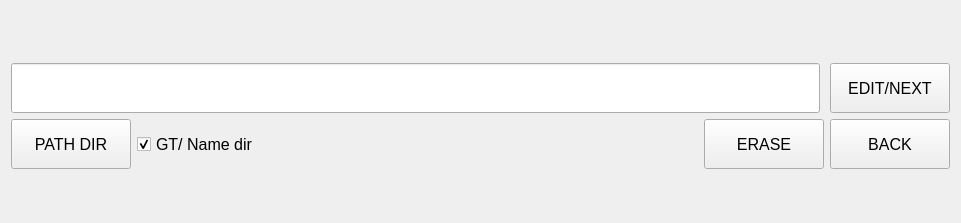
<?xml version="1.0" encoding="UTF-8"?>
<ui version="4.0">
 <class>Form_check_gt</class>
 <widget class="QWidget" name="Form_check_gt">
  <property name="geometry">
   <rect>
    <x>0</x>
    <y>0</y>
    <width>961</width>
    <height>223</height>
   </rect>
  </property>
  <property name="font">
   <font>
    <pointsize>12</pointsize>
   </font>
  </property>
  <property name="windowTitle">
   <string>CNX TOOL</string>
  </property>
  <layout class="QVBoxLayout" name="verticalLayout">
   <item>
    <widget class="QLabel" name="lb_img">
     <property name="font">
      <font>
       <pointsize>14</pointsize>
      </font>
     </property>
     <property name="autoFillBackground">
      <bool>true</bool>
     </property>
     <property name="text">
      <string/>
     </property>
     <property name="scaledContents">
      <bool>true</bool>
     </property>
    </widget>
   </item>
   <item>
    <widget class="QLabel" name="lb_path">
     <property name="text">
      <string/>
     </property>
    </widget>
   </item>
   <item>
    <layout class="QHBoxLayout" name="horizontalLayout">
     <item>
      <widget class="QLineEdit" name="line_edit">
       <property name="minimumSize">
        <size>
         <width>809</width>
         <height>50</height>
        </size>
       </property>
       <property name="font">
        <font>
         <pointsize>14</pointsize>
        </font>
       </property>
      </widget>
     </item>
     <item>
      <spacer name="horizontalSpacer">
       <property name="orientation">
        <enum>Qt::Horizontal</enum>
       </property>
       <property name="sizeType">
        <enum>QSizePolicy::Preferred</enum>
       </property>
       <property name="sizeHint" stdset="0">
        <size>
         <width>40</width>
         <height>20</height>
        </size>
       </property>
      </spacer>
     </item>
     <item>
      <widget class="QPushButton" name="pb_edit">
       <property name="minimumSize">
        <size>
         <width>120</width>
         <height>50</height>
        </size>
       </property>
       <property name="text">
        <string>EDIT/NEXT</string>
       </property>
      </widget>
     </item>
    </layout>
   </item>
   <item>
    <layout class="QHBoxLayout" name="horizontalLayout_2">
     <item>
      <widget class="QPushButton" name="pb_pathdir">
       <property name="minimumSize">
        <size>
         <width>120</width>
         <height>50</height>
        </size>
       </property>
       <property name="text">
        <string>PATH DIR</string>
       </property>
      </widget>
     </item>
     <item>
      <widget class="QCheckBox" name="cb_mode">
       <property name="minimumSize">
        <size>
         <width>167</width>
         <height>50</height>
        </size>
       </property>
       <property name="text">
        <string>GT/ Name dir</string>
       </property>
       <property name="checked">
        <bool>true</bool>
       </property>
      </widget>
     </item>
     <item>
      <spacer name="horizontalSpacer_2">
       <property name="orientation">
        <enum>Qt::Horizontal</enum>
       </property>
       <property name="sizeHint" stdset="0">
        <size>
         <width>40</width>
         <height>20</height>
        </size>
       </property>
      </spacer>
     </item>
     <item>
      <widget class="QPushButton" name="pb_erase">
       <property name="minimumSize">
        <size>
         <width>120</width>
         <height>50</height>
        </size>
       </property>
       <property name="text">
        <string>ERASE</string>
       </property>
      </widget>
     </item>
     <item>
      <widget class="QPushButton" name="pb_back">
       <property name="minimumSize">
        <size>
         <width>120</width>
         <height>50</height>
        </size>
       </property>
       <property name="text">
        <string>BACK</string>
       </property>
      </widget>
     </item>
    </layout>
   </item>
   <item>
    <spacer name="verticalSpacer">
     <property name="orientation">
      <enum>Qt::Vertical</enum>
     </property>
     <property name="sizeHint" stdset="0">
      <size>
       <width>20</width>
       <height>40</height>
      </size>
     </property>
    </spacer>
   </item>
  </layout>
 </widget>
 <resources/>
 <connections/>
</ui>
